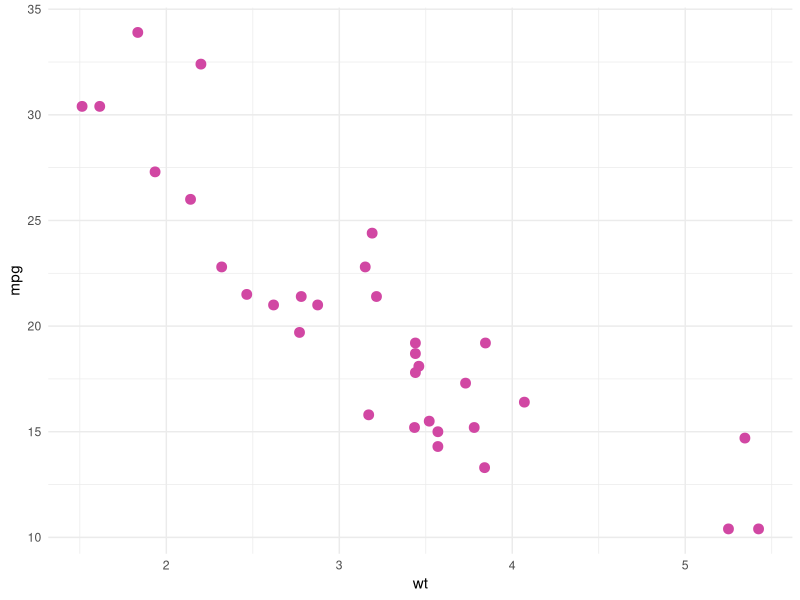

Source code (R):
## ---- chunk 1
library(ggplot2)
library(readxl)
library(dplyr)
dados <- read_xlsx("dados/BaseDadosIBGE_MG.xlsx")
## ---- chunk 2
#| echo: false
#| fig-align: "center"

ggplot(mtcars, aes(x=wt, y=mpg)) + 
  geom_point(color="#D147A3", size=3) + theme_minimal()
